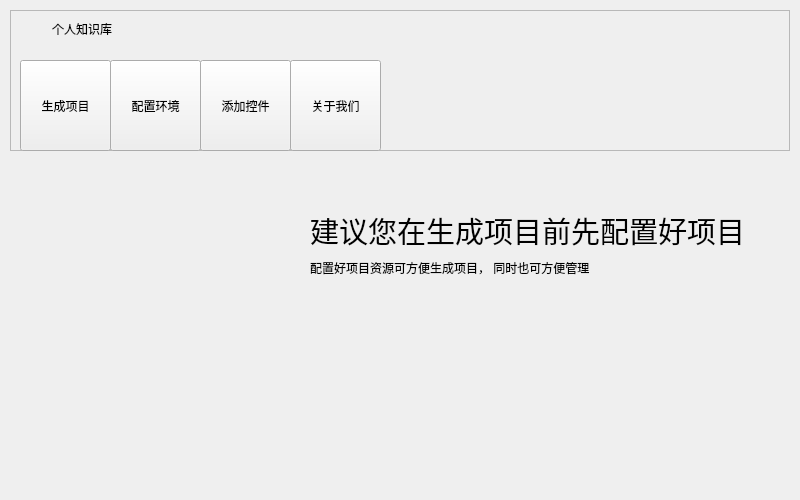
<?xml version="1.0" encoding="UTF-8"?>
<ui version="4.0">
 <class>MainWindow</class>
 <widget class="QMainWindow" name="MainWindow">
  <property name="geometry">
   <rect>
    <x>0</x>
    <y>0</y>
    <width>800</width>
    <height>500</height>
   </rect>
  </property>
  <property name="minimumSize">
   <size>
    <width>800</width>
    <height>500</height>
   </size>
  </property>
  <property name="maximumSize">
   <size>
    <width>800</width>
    <height>500</height>
   </size>
  </property>
  <property name="windowTitle">
   <string>MainWindow</string>
  </property>
  <widget class="QWidget" name="centralWidget">
   <widget class="QFrame" name="frameHeader">
    <property name="geometry">
     <rect>
      <x>10</x>
      <y>10</y>
      <width>780</width>
      <height>141</height>
     </rect>
    </property>
    <property name="frameShape">
     <enum>QFrame::StyledPanel</enum>
    </property>
    <property name="frameShadow">
     <enum>QFrame::Raised</enum>
    </property>
    <widget class="QToolButton" name="toolButtonGenerate">
     <property name="geometry">
      <rect>
       <x>10</x>
       <y>50</y>
       <width>91</width>
       <height>91</height>
      </rect>
     </property>
     <property name="whatsThis">
      <string>mainToolButton</string>
     </property>
     <property name="text">
      <string>生成项目</string>
     </property>
     <property name="icon">
      <iconset resource="../Resources.qrc">
       <normaloff>:/images/res/gen.png</normaloff>:/images/res/gen.png</iconset>
     </property>
     <property name="iconSize">
      <size>
       <width>48</width>
       <height>48</height>
      </size>
     </property>
     <property name="checkable">
      <bool>true</bool>
     </property>
     <property name="popupMode">
      <enum>QToolButton::DelayedPopup</enum>
     </property>
     <property name="toolButtonStyle">
      <enum>Qt::ToolButtonTextUnderIcon</enum>
     </property>
    </widget>
    <widget class="QToolButton" name="toolButtonConfig">
     <property name="geometry">
      <rect>
       <x>100</x>
       <y>50</y>
       <width>91</width>
       <height>91</height>
      </rect>
     </property>
     <property name="whatsThis">
      <string>mainToolButton</string>
     </property>
     <property name="text">
      <string>配置环境</string>
     </property>
     <property name="icon">
      <iconset resource="../Resources.qrc">
       <normaloff>:/images/res/config.png</normaloff>:/images/res/config.png</iconset>
     </property>
     <property name="iconSize">
      <size>
       <width>48</width>
       <height>48</height>
      </size>
     </property>
     <property name="checkable">
      <bool>true</bool>
     </property>
     <property name="toolButtonStyle">
      <enum>Qt::ToolButtonTextUnderIcon</enum>
     </property>
    </widget>
    <widget class="QToolButton" name="toolButtonAddWidget">
     <property name="geometry">
      <rect>
       <x>190</x>
       <y>50</y>
       <width>91</width>
       <height>91</height>
      </rect>
     </property>
     <property name="whatsThis">
      <string>mainToolButton</string>
     </property>
     <property name="text">
      <string>添加控件</string>
     </property>
     <property name="icon">
      <iconset resource="../Resources.qrc">
       <normaloff>:/images/res/add.png</normaloff>:/images/res/add.png</iconset>
     </property>
     <property name="iconSize">
      <size>
       <width>48</width>
       <height>48</height>
      </size>
     </property>
     <property name="checkable">
      <bool>true</bool>
     </property>
     <property name="toolButtonStyle">
      <enum>Qt::ToolButtonTextUnderIcon</enum>
     </property>
    </widget>
    <widget class="QToolButton" name="toolButtonAboutUs">
     <property name="geometry">
      <rect>
       <x>280</x>
       <y>50</y>
       <width>91</width>
       <height>91</height>
      </rect>
     </property>
     <property name="whatsThis">
      <string>mainToolButton</string>
     </property>
     <property name="text">
      <string>关于我们</string>
     </property>
     <property name="icon">
      <iconset resource="../Resources.qrc">
       <normaloff>:/images/res/about.png</normaloff>:/images/res/about.png</iconset>
     </property>
     <property name="iconSize">
      <size>
       <width>48</width>
       <height>48</height>
      </size>
     </property>
     <property name="checkable">
      <bool>true</bool>
     </property>
     <property name="toolButtonStyle">
      <enum>Qt::ToolButtonTextUnderIcon</enum>
     </property>
    </widget>
    <widget class="QLabel" name="label">
     <property name="geometry">
      <rect>
       <x>10</x>
       <y>10</y>
       <width>25</width>
       <height>25</height>
      </rect>
     </property>
     <property name="minimumSize">
      <size>
       <width>25</width>
       <height>25</height>
      </size>
     </property>
     <property name="maximumSize">
      <size>
       <width>25</width>
       <height>25</height>
      </size>
     </property>
     <property name="text">
      <string/>
     </property>
     <property name="pixmap">
      <pixmap resource="../Resources.qrc">:/images/res/1484816114_Know.ico</pixmap>
     </property>
     <property name="scaledContents">
      <bool>true</bool>
     </property>
    </widget>
    <widget class="QLabel" name="label_2">
     <property name="geometry">
      <rect>
       <x>42</x>
       <y>11</y>
       <width>60</width>
       <height>16</height>
      </rect>
     </property>
     <property name="whatsThis">
      <string>titleLabel</string>
     </property>
     <property name="text">
      <string>个人知识库</string>
     </property>
    </widget>
   </widget>
   <widget class="QStackedWidget" name="stackedWidget">
    <property name="geometry">
     <rect>
      <x>10</x>
      <y>160</y>
      <width>780</width>
      <height>331</height>
     </rect>
    </property>
    <property name="frameShadow">
     <enum>QFrame::Raised</enum>
    </property>
    <property name="currentIndex">
     <number>0</number>
    </property>
    <widget class="QWidget" name="page">
     <widget class="QLabel" name="label_3">
      <property name="geometry">
       <rect>
        <x>50</x>
        <y>40</y>
        <width>191</width>
        <height>191</height>
       </rect>
      </property>
      <property name="text">
       <string/>
      </property>
      <property name="pixmap">
       <pixmap resource="../Resources.qrc">:/images/res/lock.png</pixmap>
      </property>
      <property name="scaledContents">
       <bool>true</bool>
      </property>
     </widget>
     <widget class="QLabel" name="label_4">
      <property name="geometry">
       <rect>
        <x>300</x>
        <y>50</y>
        <width>471</width>
        <height>41</height>
       </rect>
      </property>
      <property name="font">
       <font>
        <family>等线 Light</family>
        <pointsize>22</pointsize>
       </font>
      </property>
      <property name="frameShadow">
       <enum>QFrame::Raised</enum>
      </property>
      <property name="text">
       <string>建议您在生成项目前先配置好项目</string>
      </property>
     </widget>
     <widget class="QLabel" name="label_5">
      <property name="geometry">
       <rect>
        <x>300</x>
        <y>100</y>
        <width>381</width>
        <height>16</height>
       </rect>
      </property>
      <property name="whatsThis">
       <string/>
      </property>
      <property name="text">
       <string>配置好项目资源可方便生成项目， 同时也可方便管理</string>
      </property>
     </widget>
    </widget>
    <widget class="QWidget" name="page_2">
     <widget class="QPushButton" name="pushButton_2">
      <property name="geometry">
       <rect>
        <x>90</x>
        <y>60</y>
        <width>80</width>
        <height>20</height>
       </rect>
      </property>
      <property name="text">
       <string>2</string>
      </property>
     </widget>
    </widget>
    <widget class="QWidget" name="page_3">
     <widget class="QPushButton" name="pushButton_3">
      <property name="geometry">
       <rect>
        <x>210</x>
        <y>70</y>
        <width>80</width>
        <height>20</height>
       </rect>
      </property>
      <property name="text">
       <string>3</string>
      </property>
     </widget>
    </widget>
    <widget class="QWidget" name="page_4">
     <widget class="QPushButton" name="pushButton_4">
      <property name="geometry">
       <rect>
        <x>290</x>
        <y>120</y>
        <width>80</width>
        <height>20</height>
       </rect>
      </property>
      <property name="text">
       <string>4</string>
      </property>
     </widget>
    </widget>
   </widget>
  </widget>
  <action name="actionTrayExit">
   <property name="icon">
    <iconset resource="../Resources.qrc">
     <normaloff>:/images/res/exit.png</normaloff>:/images/res/exit.png</iconset>
   </property>
   <property name="text">
    <string>退出</string>
   </property>
   <property name="toolTip">
    <string>退出程序</string>
   </property>
  </action>
  <action name="actionTrayOpen">
   <property name="icon">
    <iconset resource="../Resources.qrc">
     <normaloff>:/images/res/open.png</normaloff>:/images/res/open.png</iconset>
   </property>
   <property name="text">
    <string>打开主面板</string>
   </property>
   <property name="toolTip">
    <string>打开主面板</string>
   </property>
  </action>
  <action name="actionTrayLogin">
   <property name="icon">
    <iconset resource="../Resources.qrc">
     <normaloff>:/images/res/login.png</normaloff>:/images/res/login.png</iconset>
   </property>
   <property name="text">
    <string>登录</string>
   </property>
   <property name="toolTip">
    <string>登录后可享全部功能</string>
   </property>
  </action>
  <action name="actionMenuProjectNew">
   <property name="text">
    <string>New</string>
   </property>
  </action>
  <action name="actionMenuProjectConfig">
   <property name="text">
    <string>Config</string>
   </property>
  </action>
  <action name="actionMenuProjectExit">
   <property name="text">
    <string>Exit</string>
   </property>
  </action>
  <action name="actionMenuHelpContactUs">
   <property name="text">
    <string>Contact us</string>
   </property>
  </action>
  <action name="actionMenuHelpAbout">
   <property name="text">
    <string>About</string>
   </property>
  </action>
 </widget>
 <layoutdefault spacing="6" margin="11"/>
 <resources>
  <include location="../Resources.qrc"/>
 </resources>
 <connections/>
</ui>
